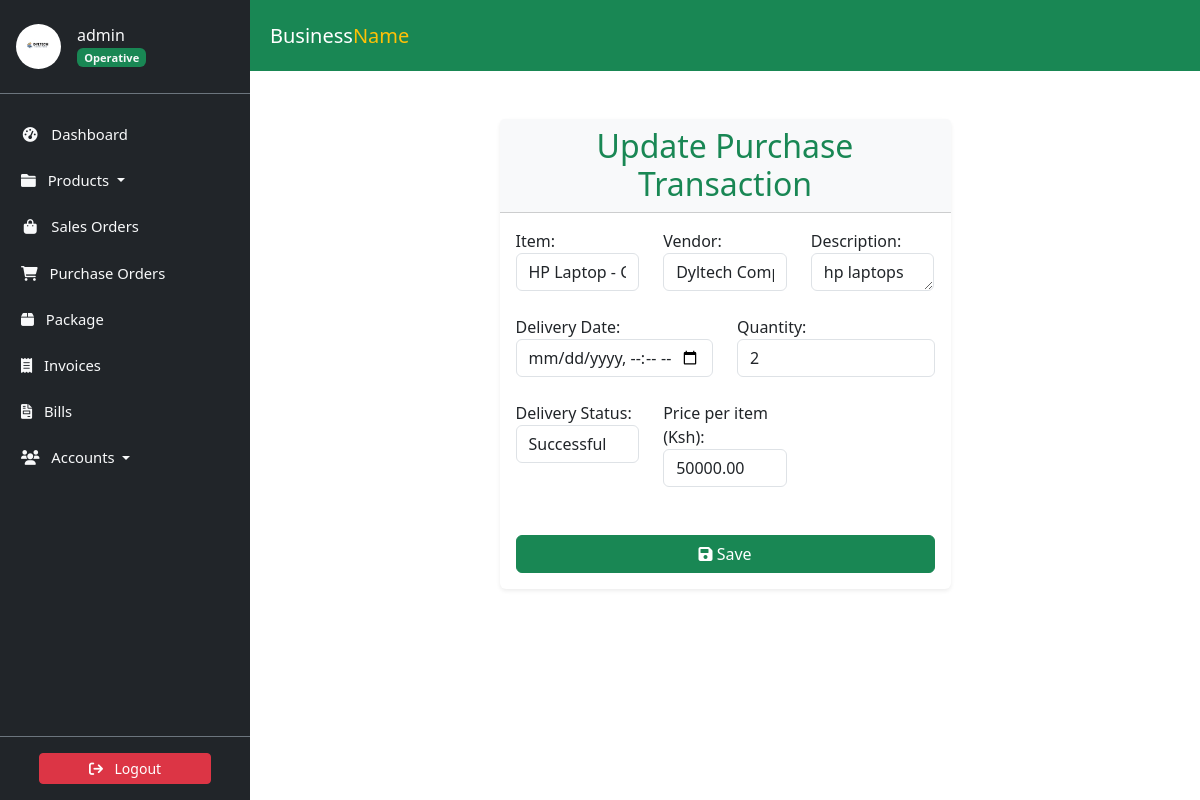
/transactions/purchase/1/update/ (signed in), run on the app's committed database.
### accounts/models.py (models this page shows, shortened)
class Profile(models.Model):
    user = models.OneToOneField(
        User, on_delete=models.CASCADE, verbose_name='User'
    )
    slug = AutoSlugField(
        unique=True,
        verbose_name='Account ID',
        populate_from='email'
    )
    profile_picture = ProcessedImageField(
        default='profile_pics/default.jpg',
        upload_to='profile_pics',
        format='JPEG',
        processors=[ResizeToFill(150, 150)],
        options={'quality': 100}
    )
    telephone = PhoneNumberField(
        null=True, blank=True, verbose_name='Telephone'
    )
    email = models.EmailField(
        max_length=150, blank=True, null=True, verbose_name='Email'
    )
    first_name = models.CharField(
        max_length=30, blank=True, verbose_name='First Name'
    )
    last_name = models.CharField(
        max_length=30, blank=True, verbose_name='Last Name'
    )
    status = models.CharField(
        choices=STATUS_CHOICES,
        max_length=12,
        default='INA',
        verbose_name='Status'
    )
    role = models.CharField(
        choices=ROLE_CHOICES,
        max_length=12,
        blank=True,
        null=True,
        verbose_name='Role'
    )
    class Meta:
        ordering = ['slug']
        verbose_name = 'Profile'
        verbose_name_plural = 'Profiles'

### transactions/models.py (models this page shows, shortened)
class Purchase(models.Model):
    slug = AutoSlugField(unique=True, populate_from="vendor")
    item = models.ForeignKey(Item, on_delete=models.CASCADE)
    description = models.TextField(max_length=300, blank=True, null=True)
    vendor = models.ForeignKey(
        Vendor, related_name="purchases", on_delete=models.CASCADE
    )
    order_date = models.DateTimeField(auto_now_add=True)
    delivery_date = models.DateTimeField(
        blank=True, null=True, verbose_name="Delivery Date"
    )
    quantity = models.PositiveIntegerField(default=0)
    delivery_status = models.CharField(
        choices=DELIVERY_CHOICES,
        max_length=1,
        default="P",
        verbose_name="Delivery Status",
    )
    price = models.DecimalField(
        max_digits=10,
        decimal_places=2,
        default=0.0,
        verbose_name="Price per item (Ksh)",
    )
    total_value = models.DecimalField(max_digits=10, decimal_places=2)
    class Meta:
        ordering = ["order_date"]

### transactions/views.py (the view, shortened to what this page needs)
class PurchaseUpdateView(LoginRequiredMixin, UpdateView):
    model = Purchase
    form_class = PurchaseForm
    template_name = "transactions/purchases_form.html"

### transactions/forms.py
class PurchaseForm(BootstrapMixin, forms.ModelForm):
    class Meta:
        model = Purchase
        fields = [
            'item',  'price', 'description', 'vendor',
            'quantity', 'delivery_date', 'delivery_status'
        ]
        widgets = {
            'delivery_date': forms.DateInput(
                attrs={
                    'class': 'form-control',
                    'type': 'datetime-local'
                }
            ),
            'description': forms.Textarea(
                attrs={'rows': 1, 'cols': 40}
            ),
            'quantity': forms.NumberInput(
                attrs={'class': 'form-control'}
            ),
            'delivery_status': forms.Select(
                attrs={'class': 'form-control'}
            ),
            'price': forms.NumberInput(
                attrs={'class': 'form-control'}
            ),
        }

### accounts/models.py (called while the page is built)
    def __str__(self):
        return self.name

### store/models.py (called while the page is built)
    def __str__(self):
        return f"Category: {self.name}"

    def __str__(self):
        return (
            f"{self.name} - Category: {self.category}, "
            f"Quantity: {self.quantity}"
        )

### transactions/templates/transactions/purchases_form.html (shortened to what this page needs)
{% extends "store/base.html" %}
{% load static %}
{% load crispy_forms_tags %}
{% block content %}
<div class="container my-5">
    <div class="row justify-content-center">
        <div class="col-md-8 col-lg-6">
            <div class="card shadow-sm border-0">
                <div class="card-header bg-light">
                    <h2 class="text-center text-success mb-0">Update Purchase Transaction</h2>
                </div>
                <div class="card-body">
                    <form method="post">
                        <div class="row mb-4">
                            <div class="form-group col-md-4">
                                {{ form.item.label_tag }}
                                {{ form.item }}
                            </div>
                            <div class="form-group col-md-4">
                                {{ form.vendor.label_tag }}
                                {{ form.vendor }}
                            </div>
                            <div class="form-group col-md-4">
                                {{ form.description.label_tag }}
                                {{ form.description }}
                            </div>
                        </div>
                        <div class="row mb-4">
                            <div class="form-group col-md-6">
                                {{ form.delivery_date.label_tag }}
                                {{ form.delivery_date }}
                            </div>
                            <div class="form-group col-md-6">
                                {{ form.quantity.label_tag }}
                                {{ form.quantity }}
                            </div>
                        </div>
                        <div class="row mb-4">
                            <div class="form-group col-md-4">
                                {{ form.delivery_status.label_tag }}
                                {{ form.delivery_status }}
                            </div>
                            <div class="form-group col-md-4">
                                {{ form.price.label_tag }}
                                {{ form.price }}
                            </div>
                        </div>
                        <button type="submit" class="btn btn-success w-100 mt-4">
                            <i class="fas fa-save"></i> Save
                        </button>
                    </form>
                </div>
            </div>
        </div>
    </div>
</div>
{% endblock %}

### store/templates/store/sidebar.html (shortened to what this page needs)
<link href="https://cdn.jsdelivr.net/npm/bootstrap@5.3.3/dist/css/bootstrap.min.css" rel="stylesheet">
<link href="https://cdnjs.cloudflare.com/ajax/libs/font-awesome/6.0.0-beta3/css/all.min.css" rel="stylesheet">
<aside class="sidebar position-fixed top-0 left-0 overflow-auto h-100 bg-dark text-light" id="show-side-navigation1">
    <div class="sidebar-header d-flex align-items-center px-3 py-4 border-bottom border-secondary">
        <a href="{% url 'user-profile' %}" class="d-flex align-items-center text-decoration-none text-light">
            <img class="rounded-circle img-fluid" id="sidebar-img" width="45" src="{{ request.user.profile.profile_picture.url }}" alt="Profile Picture" />
            <div class="ms-3">
                <h5 class="fs-6 mb-0">
                    {{ request.user.username }}{% if request.user.profile.role == 'AD' %} <i class="fa-solid fa-circle-check text-success"></i>{% endif %}
                </h5>
                <span class="badge bg-success text-light">
                    {% if request.user.profile.role == 'AD' %}
                        Admin
                    {% elif request.user.profile.role == 'EX' %}
                        Executive
                    {% else %}
                        Operative
                    {% endif %}
                </span>
            </div>
        </a>
    </div>
    <div class="nav-container">
        <ul class="nav flex-column mt-3">
            <li class="nav-item mb-2">
                <a class="nav-link text-light {% if request.resolver_match.url_name == 'dashboard' %}active{% endif %}" href="{% url 'dashboard' %}">
                    <i class="fa fa-tachometer-alt fa-fw me-2"></i> Dashboard
                </a>
            </li>
            <li class="nav-item mb-2 dropdown">
                <a class="nav-link text-light {% if request.resolver_match.url_name == 'productslist' %}active{% endif %} dropdown-toggle" href="#" id="productsDropdown" role="button" data-bs-toggle="dropdown" aria-expanded="false">
                    <i class="fa fa-folder me-2"></i> Products
                </a>
            </li>
            <li class="nav-item mb-2">
                <a class="nav-link text-light {% if request.resolver_match.url_name == 'saleslist' %}active{% endif %}" href="{% url 'saleslist' %}">
                    <i class="fa fa-shopping-bag fa-fw me-2"></i> Sales Orders
                </a>
            </li>
            <li class="nav-item mb-2">
                <a class="nav-link text-light {% if request.resolver_match.url_name == 'purchaseslist' %}active{% endif %}" href="{% url 'purchaseslist' %}">
                    <i class="fa fa-shopping-cart me-2"></i> Purchase Orders
                </a>
            </li>
            <li class="nav-item mb-2">
                <a class="nav-link text-light {% if request.resolver_match.url_name == 'deliveries' %}active{% endif %}" href="{% url 'deliveries' %}">
                    <i class="fa-solid fa-box me-2"></i> Package
                </a>
            </li>
            <li class="nav-item mb-2">
                <a class="nav-link text-light {% if request.resolver_match.url_name == 'invoicelist' %}active{% endif %}" href="{% url 'invoicelist' %}">
                    <i class="fa-solid fa-receipt me-2"></i> Invoices
                </a>
            </li>
            <li class="nav-item mb-2">
                <a class="nav-link text-light {% if request.resolver_match.url_name == 'bill_list' %}active{% endif %}" href="{% url 'bill_list' %}">
                    <i class="fa-solid fa-file-invoice me-2"></i> Bills
                </a>
            </li>
            <li class="nav-item mb-2 dropdown">
                <a class="nav-link text-light  dropdown-toggle" href="#" id="accountsDropdown" role="button" data-bs-toggle="dropdown" aria-expanded="false">
                    <i class="fa fa-users me-2"></i> Accounts
                </a>
            </li>
        </ul>
    </div>
    <div class="sidebar-footer position-absolute bottom-0 w-100 text-center py-3 bg-dark border-top border-secondary">
        <form action="{% url 'user-logout' %}" method="post">
            <button type="submit" class="btn btn-danger btn-sm w-75">
                <i class="fa fa-sign-out me-2"></i> Logout
            </button>
        </form>
    </div>
</aside>

### static/css/style.css (style rules this page uses)
:root { --dk-gray-100: #f3f4f6; --dk-gray-200: #e5e7eb; --dk-gray-300: #d1d5db; --dk-gray-400: #9ca3af; --dk-gray-500: #6b7280; --dk-gray-600: #4b5563; --dk-gray-700: #374151; --dk-gray-800: #1f2937; --dk-gray-900: #111827; --dk-dark-bg: #313348; --dk-darker-bg: #2a2b3d; --navbar-bg-color: #6f6486; --sidebar-bg-color: #252636; --sidebar-width: 250px; --sidebar-expanded-width: 230px; --sidebar-collapsed-width: 100px; --sidebar-header-bg: #212529; --nav-link-color: #adb5bd; --nav-link-active-bg: #495057; --dropdown-menu-bg: #495057; --dropdown-item-color: #adb5bd; --dropdown-item-active-bg: #6c757d; --sidebar-separator-bg: #4caf50; --logo-separator-height: 60px; --sidebar-item-height: 50px; --submenu-item-height: 45px; }
* { margin: 0; padding: 0; box-sizing: border-box; }
body { font-family: "Inter", sans-serif; background-color: #fff; }
a { text-decoration: none; }
.sidebar { font-size: 0.925rem; background-color: var(--sidebar-bg-color); width: var(--sidebar-width); transition: width 0.3s ease-in-out; z-index: 9999999; }
.sidebar .sidebar-header { background-color: var(--sidebar-header-bg); border-bottom: 1px solid #2a2b3c; }
.sidebar ul > li > a { color: var(--dk-gray-400); text-decoration: none; }

### store/templates/store/sidebar.html (style rules this page uses)
.sidebar { width: 250px; background-color: #343a40; color: #fff; position: fixed; top: 0; bottom: 0; display: flex; flex-direction: column; }
.sidebar-header { background-color: #212529; }
.nav-container { flex: 1; overflow-y: auto; padding: 5px; }
.nav-link { color: #adb5bd; }
.sidebar-footer { background-color: #212529; text-align: center; padding: 10px; }

### data on the page
Purchase: item "HP Laptop - Category: Category: Hp, Quantity: 56", vendor "Dyltech Computers", description "hp laptops", quantity "2", delivery_status "Successful", price "50000.00"

### other printed values
{{ request.user.username }} "admin"
